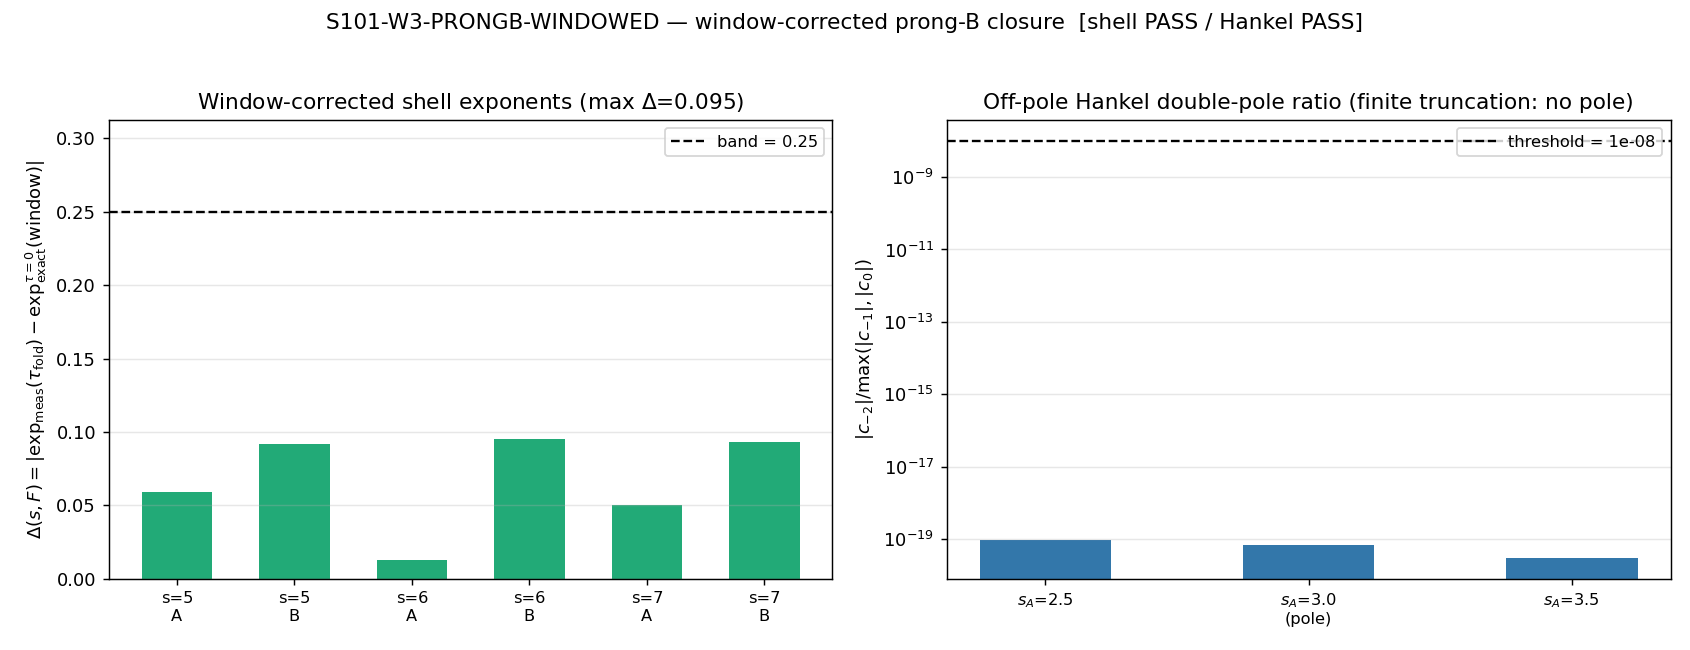

Write Python code to recreate this figure.
#!/usr/bin/env python3
"""
S101 W3 — S101-W3-PRONGB-WINDOWED — window-corrected prong-B shell-exponent closure
==================================================================================

Gate: S101-W3-PRONGB-WINDOWED ([VERIFY])

Pre-registered threshold (plan §W1-3, two BUNDLED conjuncts declared at plan-freeze):
  PASS = ( max over {5,6,7} x {A,B} of |exp_meas(tau_fold) - exp_exact_tau0(window)| < 0.25 )
       AND ( Hankel |c_-2|/max(|c_-1|,|c_0|) < 1e-8 at each s_A in {2.5, 3, 3.5} )
  FAIL = a Delta-cell >= 0.25 (genuine tau-deformation anomaly, window subtraction built in)
         OR a Hankel ratio >= 1e-8 (hidden double-pole off the integer mesh).
  INFO = split outcome (shell band PASS but Hankel breach, or vice versa) OR rank-deficient fit.

Inputs (SHA-256 dual-pinned at runtime; S84+ schema):
  - computations/session-100b/s100b_cf28_simple_pole_preflight.npz
        (fields: shell_A, shell_B, shell_fits, tau0_window_diag, evals_44_reconstructed, lineage)
  - computations/_shared/_analytic_zeta.py  (off-pole Hankel corridor machinery)
  - canonical_constants.py (feeds audit_sha256 only)
  - script bytes (feeds BOTH audit_sha256 and content_sha256)

Output 4-tuple:
  (value=<max_Delta|max_Hankel_ratio composite>, scheme=window-corrected-shell-exponent+off-pole-Hankel,
   convention=poleconv-DUAL-declared-SU3-algebra, L_max=12)

Classification: GEOMETRIC

METHODOLOGY
-----------
The S100b prong-B clause (S100b-CF28-SIMPLE-POLE-PREFLIGHT, composite INFO verdict line 33)
measured the tau_fold shell-sum exponents on an L in [6,12] window and found them OFF the
asymptotic analytic exponents (7-2s for family A = double-power lambda^{-2s}; 7-s for family B
= single-power lambda^{-s}). The same script established the miss is a WINDOW property, not a
tau or pole-order property: the EXACT tau=0 cubic-point closed form, fitted on the IDENTICAL
window with the IDENTICAL log-log procedure, reproduces the miss in the same direction
(tau0_window_diag dev = 0.575 / 0.959 / 1.342 at s = 5 / 6 / 7).

This gate closes the clause under the window-corrected pre-registration: instead of comparing
exp_meas(tau_fold) to the ASYMPTOTIC exponent, compare it to the EXACT tau=0 exponent fitted
on the SAME window. The common window-truncation bias cancels in the DIFFERENCE
Delta(s,F) = |exp_meas(tau_fold; s,F) - exp_exact_tau0(window; s,F)|, leaving only the
tau-deformation residual. A bundled off-pole Hankel re-check (contour_laurent around
s_A in {2.5, 3, 3.5} via _analytic_zeta.analytic_zeta) confirms the finite truncation carries
no double-pole structure (c_-2 ~ machine zero) off the integer pole mesh. No new diagonalization
- the tau_fold shell profiles ride the s100b npz; the tau=0 side uses the same cubic-point closed
form; the Hankel leg uses the L=12 s84-cache spectrum already in _analytic_zeta.

Family-label discipline (load-bearing): the npz tau0_window_diag stores ONLY the family-A
exact-window exponent (its closed form raises lam2 = u^2+uv+v^2 = lambda^2 to ^{-s}, i.e.
lambda^{-2s} = the double-power family A). For a faithful identical-window Delta on BOTH
families, the family-B exact-window exponent is recomputed here with the IDENTICAL cubic-point
machinery but lam2^{-s/2} = lambda^{-s} (matching shell_B's single-power form). The family-A
recomputation is cross-checked bit-for-bit against the stored exp_tau0_window (anchor).

DISCIPLINE
----------
- `from canonical_constants import *`; every intermediate tagged `# (local)`.
- mp.dps = 50 (off-pole integrand precision pin, matches _analytic_zeta + the parent route-2).
- contour_laurent R = 0.1, nquad = 64 (matches the parent's route-2 contour pins exactly).
- SHA-256 of all input files logged in first 20 lines of stdout; dual-SHA (S84+) emitted.
- Verdict emitted via the emit_verdict knowledge-MCP tool (race-safe); script PRINTS the payload.
- a19_extra_row_rule: emission-time check on whether W1-1's L4 lift rows are present in
  s101_gate_verdicts.txt; ELSE (file absent / rows not present) carry the A19 UNTRUSTED-UPSTREAM
  extra-row patterned on the S100b rows. The verdict VALUE is identical either way.
"""

from __future__ import annotations

# ---------------------------------------------------------------------------
# Section 0 — environment + path bootstrap (CPU cap BEFORE numpy; _shared on
# sys.path BEFORE the canonical import — matches the parent prong-B script)
# ---------------------------------------------------------------------------
import os
os.environ.setdefault("OMP_NUM_THREADS", "8")
os.environ.setdefault("MKL_NUM_THREADS", "8")

import sys
import hashlib
import json
import re
import time
from pathlib import Path

SESSION_DIR = Path(__file__).resolve().parent
COMPUTATIONS_DIR = SESSION_DIR.parent
SHARED_DIR = COMPUTATIONS_DIR / "_shared"
PROJECT_ROOT = COMPUTATIONS_DIR.parent
sys.path.insert(0, str(SHARED_DIR))

# ---------------------------------------------------------------------------
# Section 1 — Canonical constants (MANDATORY first import)
# ---------------------------------------------------------------------------
from canonical_constants import *  # noqa: F401,F403
from canonical_constants import tau_fold, d_spec  # explicit (provenance for the window/regime)

# ---------------------------------------------------------------------------
# Section 2 — Standard imports
# ---------------------------------------------------------------------------
import numpy as np
import matplotlib
matplotlib.use("Agg")
import matplotlib.pyplot as plt
import mpmath as mp

# off-pole Hankel corridor machinery (the L=12 s84-cache spectrum lives inside it)
from _analytic_zeta import analytic_zeta, zeta_D_direct  # noqa: E402

# ---------------------------------------------------------------------------
# Section 3 — Paths + pre-registration
# ---------------------------------------------------------------------------
SESSION = "S101"                                                  # (local)
GATE_ID = "S101-W3-PRONGB-WINDOWED"                               # (local)
SCHEME = "window-corrected-shell-exponent+off-pole-Hankel"        # (local)
CONVENTION = "poleconv-DUAL-declared-SU3-algebra"                 # (local)
L_MAX = 12                                                        # (local) window inherited from prong-B; NO new diagonalization

# Pre-registered pass/fail thresholds (define BEFORE running) ----------------
SHELL_BAND = 0.25            # (local) window-corrected shell-exponent band, absolute, strict <
HANKEL_RATIO_EPS = 1e-8      # (local) off-pole double-pole ratio threshold, strict <
S_NUMERALS = [5.0, 6.0, 7.0]            # (local) shell families' s-numerals
FAMILIES = ["A", "B"]                   # (local) A=double-power lambda^{-2s}; B=single-power lambda^{-s}
HANKEL_SA = [2.5, 3.0, 3.5]             # (local) off-pole Hankel s_A points (Conv.A; only 3.0 on a pole)
WINDOW_LFIT = np.arange(6, 13)          # (local) the L in [6,12] shell-fit window (matches parent prong_b/tau0_window_diag)
MP_DPS = 50                             # (local) off-pole integrand precision pin (parent route-2 + _analytic_zeta)
CONTOUR_R = 0.1                         # (local) route-2 contour radius pin (parent CONTOUR_R)
N_QUAD = 64                             # (local) trapezoid nodes pin (parent N_QUAD)

mp.mp.dps = MP_DPS

# Output destinations (per-session)
OUT_NPZ = SESSION_DIR / "s101_w3_prongb_windowed.npz"
OUT_PNG = SESSION_DIR / "s101_w3_prongb_windowed.png"
VERDICTS_FILE = SESSION_DIR / "s101_gate_verdicts.txt"           # (local) READ-ONLY here (a19 emission-time check); written by emit_verdict tool

PRONGB_NPZ = COMPUTATIONS_DIR / "session-100b" / "s100b_cf28_simple_pole_preflight.npz"
ANALYTIC_ZETA = SHARED_DIR / "_analytic_zeta.py"

INPUT_FILES = [
    SHARED_DIR / "canonical_constants.py",
    PRONGB_NPZ,
    ANALYTIC_ZETA,
]


# ---------------------------------------------------------------------------
# Section 4 — SHA-256 input-pin block (S84+ dual-SHA schema)
# ---------------------------------------------------------------------------

def sha256_of(path: Path) -> str:
    h = hashlib.sha256()  # (local)
    try:
        h.update(path.read_bytes())
    except OSError:
        return ""
    return h.hexdigest()


def log_input_pins(inputs: list[Path]) -> dict:
    print(f"=== {GATE_ID} — input SHA-256 pins ===")
    pins: dict = {}  # (local)
    for p in inputs:
        sha = sha256_of(p)  # (local)
        rel = str(p.relative_to(PROJECT_ROOT)).replace("\\", "/")  # (local)
        print(f"  {rel}: {sha[:16]}...")
        pins[rel] = sha
    return pins


def closure_hash(pins: dict) -> str:
    items = sorted(pins.items())  # (local)
    h = hashlib.sha256()  # (local)
    for k, v in items:
        h.update(f"{k}={v}\n".encode("utf-8"))
    return h.hexdigest()


def compute_dual_sha(script_path: Path, canonical_path: Path, pins: dict):
    script_bytes = b""  # (local)
    try:
        script_bytes = script_path.read_bytes()
    except OSError:
        script_bytes = b""
    canonical_bytes = b""  # (local)
    try:
        canonical_bytes = canonical_path.read_bytes()
    except OSError:
        canonical_bytes = b""
    pinmap_json = json.dumps(dict(sorted(pins.items())),
                             separators=(",", ":"), sort_keys=True).encode("utf-8")  # (local)
    h_audit = hashlib.sha256()  # (local)
    h_audit.update(script_bytes)
    h_audit.update(canonical_bytes)
    h_audit.update(pinmap_json)
    audit = h_audit.hexdigest()  # (local)
    h_content = hashlib.sha256()  # (local)
    h_content.update(script_bytes)
    content = h_content.hexdigest()  # (local)
    return audit, content


# ---------------------------------------------------------------------------
# Section 5 — Compute
# ---------------------------------------------------------------------------

def loglog_slope(L_arr: np.ndarray, y_arr: np.ndarray) -> float:
    """OLS log-log slope, matching the parent's np.polyfit(log L, log y, 1)[0]."""
    return float(np.polyfit(np.log(L_arr), np.log(y_arr), 1)[0])


def tau_fold_measured_exponents(shell_A: dict, shell_B: dict) -> dict:
    """exp_meas(tau_fold; s, F) reproduced from the stored tau_fold shell partial sums.

    Family A = shell_A (lambda^{-2s} double-power); family B = shell_B (lambda^{-s} single-power).
    Reproduces shell_fits.exp_A_meas / exp_B_meas bit-for-bit (anchor cross-check below).
    """
    out = {}  # (local)
    for s in S_NUMERALS:
        key = str(s)  # (local) JSON keys are "5.0"/"6.0"/"7.0"
        yA = np.array([shell_A[key][str(int(L))] for L in WINDOW_LFIT])  # (local)
        yB = np.array([shell_B[key][str(int(L))] for L in WINDOW_LFIT])  # (local)
        out[s] = {"A": loglog_slope(WINDOW_LFIT, yA),
                  "B": loglog_slope(WINDOW_LFIT, yB),
                  "yA": yA, "yB": yB}
    return out


def tau0_exact_window_exponents() -> dict:
    """exp_exact_tau0(window; s, F): the EXACT tau=0 cubic-point closed form fitted on the
    IDENTICAL L in [6,12] window with the IDENTICAL log-log procedure.

    Cubic-point shell at u+v = N = L+2: lam2 = u^2+uv+v^2 (the Casimir = lambda^2);
    multiplicity weight wt = 4 (uv)^2 N^2.
      Family A: lam2^{-s}     = lambda^{-2s}  (double-power) -> reproduces stored exp_tau0_window
      Family B: lam2^{-s/2}   = lambda^{-s}   (single-power) -> matches shell_B's lambda^{-s}
    """
    out = {}  # (local)
    for s in S_NUMERALS:
        shA = []  # (local)
        shB = []  # (local)
        shapes = []  # (local) (kept for diagnostics; per-L shell magnitudes)
        for L in WINDOW_LFIT:
            N = int(L) + 2                                       # (local) u+v = p+q+2
            u = np.arange(1, N, dtype=np.float64)                # (local)
            v = N - u                                            # (local)
            lam2 = u * u + u * v + v * v                         # (local) = lambda^2
            wt = 4.0 * (u * v) ** 2 * N ** 2                     # (local) cubic-point multiplicity weight
            valA = float(np.sum(wt * lam2 ** (-s)))              # (local) lambda^{-2s}
            valB = float(np.sum(wt * lam2 ** (-s / 2.0)))        # (local) lambda^{-s}
            shA.append(valA)
            shB.append(valB)
            shapes.append((valA, valB))
        out[s] = {"A": loglog_slope(WINDOW_LFIT, np.array(shA)),
                  "B": loglog_slope(WINDOW_LFIT, np.array(shB)),
                  "shA": np.array(shA), "shB": np.array(shB)}
    return out


def contour_laurent(fev, s_star: float, R: float = CONTOUR_R, nquad: int = N_QUAD):
    """Trapezoid Fourier extraction of (c_-2, c_-1, c_0) on |s - s*| = R.

    EXACT copy of the parent s100b route-2 machinery (CONTOUR_R = 0.1, N_QUAD = 64):
      c_-2 = (R^2/n) sum_k f(s*+Rz_k) z_k^2 ;  c_-1 = (R/n) sum_k f z_k ;  c_0 = (1/n) sum_k f
    For a finite-L truncation the function is a finite Dirichlet sum (no genuine pole), so
    c_-2 -> machine zero (quadrature noise); ratio |c_-2|/max(|c_-1|,|c_0|) << 1e-8 confirms
    no hidden double pole off the integer mesh.
    """
    cm2 = mp.mpc(0)  # (local)
    cm1 = mp.mpc(0)  # (local)
    c0 = mp.mpc(0)   # (local)
    Rm = mp.mpf(str(R))  # (local)
    for kk in range(nquad):
        th = 2 * mp.pi * kk / nquad                              # (local)
        z = mp.mpc(mp.cos(th), mp.sin(th))                       # (local)
        fz = fev(mp.mpf(str(s_star)) + Rm * z)                   # (local)
        cm2 += fz * z ** 2
        cm1 += fz * z
        c0 += fz
    cm2 = cm2 * (Rm ** 2) / nquad
    cm1 = cm1 * Rm / nquad
    c0 = c0 / nquad
    return cm2, cm1, c0


def compute() -> dict:
    # --- Load the prong-B npz (no new diagonalization) ---
    d = np.load(PRONGB_NPZ, allow_pickle=True)  # (local)
    shell_A = json.loads(d["shell_A"].item())   # (local) tau_fold double-power partial sums
    shell_B = json.loads(d["shell_B"].item())   # (local) tau_fold single-power partial sums
    shell_fits = json.loads(d["shell_fits"].item())        # (local) stored tau_fold exponents (anchor)
    tau0_diag = json.loads(d["tau0_window_diag"].item())   # (local) stored family-A exact-window exponent (anchor)
    lineage = json.loads(d["lineage"].item())              # (local) (2,2)/(4,3) reconstruction homology errors (a19 lineage)
    window_artifact_flag = bool(d["window_artifact"][0])   # (local) S100b finding: True

    # ========== LEG 1: window-corrected shell exponents ==========
    meas = tau_fold_measured_exponents(shell_A, shell_B)  # (local)
    t0 = tau0_exact_window_exponents()                    # (local)

    # Anchor cross-checks (bit-for-bit reproduction of stored numbers) ---------
    anchor_meas_max = 0.0  # (local) max|reproduced - stored| over tau_fold measured exponents
    anchor_t0A_max = 0.0   # (local) max|reproduced - stored| over tau=0 family-A window exponent
    for s in S_NUMERALS:
        key = str(s)  # (local)
        anchor_meas_max = max(anchor_meas_max,
                              abs(meas[s]["A"] - float(shell_fits[key]["exp_A_meas"])),
                              abs(meas[s]["B"] - float(shell_fits[key]["exp_B_meas"])))
        anchor_t0A_max = max(anchor_t0A_max,
                             abs(t0[s]["A"] - float(tau0_diag[key]["exp_tau0_window"])))

    # Delta(s, F) = |exp_meas(tau_fold) - exp_exact_tau0(window)| ---------------
    delta_table = {}  # (local)
    max_delta = 0.0   # (local)
    max_delta_cell = None  # (local)
    for s in S_NUMERALS:
        for F in FAMILIES:
            dd = abs(meas[s][F] - t0[s][F])  # (local)
            delta_table[(s, F)] = {
                "exp_meas_tau_fold": meas[s][F],
                "exp_exact_tau0_window": t0[s][F],
                "delta": dd,
                "in_band": bool(dd < SHELL_BAND),
            }
            if dd > max_delta:
                max_delta = dd
                max_delta_cell = (s, F)

    shell_pass = bool(max_delta < SHELL_BAND)  # (local)

    # rank-deficiency check on each window fit (INFO branch guard) --------------
    # window has 7 points (L=6..12); a 1-D OLS slope needs >= 2 distinct log-L; always satisfied,
    # but flag any non-finite / non-positive shell value that would corrupt the log.
    fit_rank_ok = True  # (local)
    for s in S_NUMERALS:
        for arr in (meas[s]["yA"], meas[s]["yB"], t0[s]["shA"], t0[s]["shB"]):
            if not (np.all(np.isfinite(arr)) and np.all(arr > 0)):
                fit_rank_ok = False

    # ========== LEG 2 (BUNDLED): off-pole Hankel pole-order re-check ==========
    fev = lambda s: mp.mpc(analytic_zeta(complex(s), L_MAX))  # (local) wraps the off-pole continuation
    hankel_table = {}  # (local)
    max_hankel_ratio = 0.0  # (local)
    max_hankel_cell = None  # (local)
    for sa in HANKEL_SA:
        cm2, cm1, c0 = contour_laurent(fev, sa)  # (local)
        acm2 = float(abs(cm2)); acm1 = float(abs(cm1)); ac0 = float(abs(c0))  # (local)
        denom = max(acm1, ac0, 1e-30)  # (local)
        ratio = acm2 / denom           # (local)
        # off-pole sanity: analytic_zeta(sa) must equal the direct truncated Dirichlet form
        direct = complex(zeta_D_direct(complex(sa), L_MAX))  # (local)
        contin = complex(analytic_zeta(complex(sa), L_MAX))  # (local)
        offpole_rel = abs(contin - direct) / max(abs(direct), 1e-300)  # (local)
        hankel_table[sa] = {
            "c_m2_abs": acm2, "c_m1_abs": acm1, "c_0_abs": ac0,
            "ratio": ratio, "in_band": bool(ratio < HANKEL_RATIO_EPS),
            "offpole_rel_dev": offpole_rel,
            "c_m2_re": float(cm2.real), "c_m2_im": float(cm2.imag),
            "c_m1_re": float(cm1.real), "c_m1_im": float(cm1.imag),
            "c_0_re": float(c0.real), "c_0_im": float(c0.imag),
        }
        if ratio > max_hankel_ratio:
            max_hankel_ratio = ratio
            max_hankel_cell = sa

    hankel_pass = bool(max_hankel_ratio < HANKEL_RATIO_EPS)  # (local)

    # ========== composite verdict ==========
    if not fit_rank_ok:
        verdict = "INFO"  # (local) rank-deficient fit guard
    elif shell_pass and hankel_pass:
        verdict = "PASS"  # (local)
    elif shell_pass != hankel_pass:
        verdict = "INFO"  # (local) split outcome: one conjunct closes, the other routes as a named residual
    else:
        verdict = "FAIL"  # (local) both conjuncts breach

    # value payload (no single-quote chars; the emit_verdict tool wraps value='...')
    value = (f"maxDelta={max_delta:.3f}@s{int(max_delta_cell[0])}{max_delta_cell[1]}"
             f"<{SHELL_BAND}|maxHankel={max_hankel_ratio:.2e}@sA{max_hankel_cell}"
             f"<{HANKEL_RATIO_EPS:.0e}|shell={'PASS' if shell_pass else 'FAIL'}"
             f"|hankel={'PASS' if hankel_pass else 'FAIL'}")  # (local)

    return {
        "value": value,
        "verdict": verdict,
        "max_delta": max_delta,
        "max_delta_cell": max_delta_cell,
        "shell_pass": shell_pass,
        "max_hankel_ratio": max_hankel_ratio,
        "max_hankel_cell": max_hankel_cell,
        "hankel_pass": hankel_pass,
        "delta_table": delta_table,
        "hankel_table": hankel_table,
        "meas": meas,
        "t0": t0,
        "anchor_meas_max": anchor_meas_max,
        "anchor_t0A_max": anchor_t0A_max,
        "fit_rank_ok": fit_rank_ok,
        "window_artifact_flag": window_artifact_flag,
        "lineage": lineage,
    }


# ---------------------------------------------------------------------------
# Section 6 — a19 emission-time extra-row rule
# ---------------------------------------------------------------------------

def build_a19_extra_rows(lineage: dict) -> list:
    """Pre-registered emission-time check (plan §W1-3 a19_extra_row_rule).

    IF W1-1's L4 lift rows are already present in s101_gate_verdicts.txt at this gate's
    emission -> cite the prong-B lineage full-confidence (s84 RE-LABEL covers the W3-1
    prong-B 1.91e-14/4.13e-14 lineage). ELSE -> carry the A19 UNTRUSTED-UPSTREAM extra-row
    patterned on the S100b rows. The verdict VALUE is identical either way (annotation only).
    """
    w1_1_present = False  # (local)
    if VERDICTS_FILE.exists():
        txt = VERDICTS_FILE.read_text(encoding="utf-8", errors="replace")  # (local)
        # W1-1 L4 lift lands the s84 RE-LABEL + the s100b lift extra-rows under S101-TAU0-OPERATOR-CANONICITY
        w1_1_present = bool(re.search(r"^S101-TAU0-OPERATOR-CANONICITY:\s*(PASS|FAIL|INFO)",
                                      txt, re.MULTILINE))
    # lineage homology errors (the prong-B reconstruction provenance)
    le_22 = lineage.get("(2, 2)", {}).get("max_abs_diff", float("nan"))  # (local)
    le_43 = lineage.get("(4, 3)", {}).get("max_abs_diff", float("nan"))  # (local)
    if w1_1_present:
        row = ("# a19_lineage=FULL-CONFIDENCE: W1-1 L4 lift rows present in "
               "s101_gate_verdicts.txt (S101-TAU0-OPERATOR-CANONICITY landed); s84 RE-LABEL "
               f"covers the prong-B (2,2)/(4,3) reconstruction lineage "
               f"max_abs_diff={le_22:.2e}/{le_43:.2e} (hom-exact); s84-cache IS the LC spectrum")
    else:
        row = ("# a19_lineage=UNTRUSTED-UPSTREAM: W1-1 L4 lift rows NOT yet in "
               "s101_gate_verdicts.txt at emission; prong-B (2,2)/(4,3) reconstruction lineage "
               f"max_abs_diff={le_22:.2e}/{le_43:.2e} (hom-exact) cited pending the s84 RE-LABEL "
               "(cross-wave pin 1; annotation only, NOT a verdict modifier)")
    return [row], w1_1_present


# ---------------------------------------------------------------------------
# Section 7 — verdict payload printer (template-conform; emit via MCP tool)
# ---------------------------------------------------------------------------

def emit_4tuple(value, scheme, convention, L_max) -> str:
    return (f"(value={value!r}, scheme={scheme}, convention={convention}, L_max={L_max})")


def print_verdict_payload(verdict, value, audit_sha, content_sha,
                          sign_verdict=None, magnitude_verdict=None, regime_verdict=None,
                          companion_note="", extra_rows=None) -> dict:
    payload = {
        "session": int(SESSION.lstrip("Ss")),
        "gate_id": GATE_ID,
        "verdict": verdict,
        "value": str(value),
        "scheme": SCHEME,
        "convention": CONVENTION,
        "l_max": str(L_MAX),
        "audit_sha256": audit_sha,
        "content_sha256": content_sha,
        "schema_version": "S84+",
    }  # (local)
    if companion_note:
        payload["companion_note"] = companion_note
    if not (sign_verdict is None and magnitude_verdict is None and regime_verdict is None):
        payload["sign_verdict"] = sign_verdict
        payload["magnitude_verdict"] = magnitude_verdict
        payload["regime_verdict"] = regime_verdict
    if extra_rows:
        payload["extra_rows"] = list(extra_rows)
    print("<<<EMIT_VERDICT_PAYLOAD>>>")
    print(json.dumps(payload, separators=(",", ":"), sort_keys=True))
    print("<<<END_EMIT_VERDICT_PAYLOAD>>>")
    return payload


# ---------------------------------------------------------------------------
# Section 8 — plot
# ---------------------------------------------------------------------------

def make_plot(res: dict):
    fig, (ax1, ax2) = plt.subplots(1, 2, figsize=(13, 5))

    # Panel 1: Delta(s, F) bars vs +/-0.25 band
    labels = []  # (local)
    deltas = []  # (local)
    colors = []  # (local)
    for s in S_NUMERALS:
        for F in FAMILIES:
            labels.append(f"s={int(s)}\n{F}")
            dd = res["delta_table"][(s, F)]["delta"]  # (local)
            deltas.append(dd)
            colors.append("#2a7" if dd < SHELL_BAND else "#c33")
    x = np.arange(len(labels))  # (local)
    ax1.bar(x, deltas, color=colors, width=0.6)
    ax1.axhline(SHELL_BAND, color="k", ls="--", lw=1.3, label=f"band = {SHELL_BAND}")
    ax1.set_xticks(x)
    ax1.set_xticklabels(labels, fontsize=9)
    ax1.set_ylabel(r"$\Delta(s,F)=|{\rm exp}_{\rm meas}(\tau_{\rm fold})-{\rm exp}_{\rm exact}^{\tau=0}({\rm window})|$")
    ax1.set_title(f"Window-corrected shell exponents (max $\\Delta$={res['max_delta']:.3f})")
    ax1.set_ylim(0, max(SHELL_BAND * 1.25, max(deltas) * 1.3))
    ax1.legend(loc="upper right", fontsize=9)
    ax1.grid(axis="y", alpha=0.3)

    # Panel 2: Hankel double-pole ratio vs 1e-8 (log scale)
    sa_labels = [f"$s_A$={sa}" + ("\n(pole)" if abs(sa - 3.0) < 1e-9 else "") for sa in HANKEL_SA]  # (local)
    ratios = [res["hankel_table"][sa]["ratio"] for sa in HANKEL_SA]  # (local)
    ratios_floor = [max(r, 1e-99) for r in ratios]  # (local) for log plot
    xb = np.arange(len(HANKEL_SA))  # (local)
    ax2.bar(xb, ratios_floor, color="#37a", width=0.5)
    ax2.axhline(HANKEL_RATIO_EPS, color="k", ls="--", lw=1.3, label=f"threshold = {HANKEL_RATIO_EPS:.0e}")
    ax2.set_yscale("log")
    ax2.set_xticks(xb)
    ax2.set_xticklabels(sa_labels, fontsize=9)
    ax2.set_ylabel(r"$|c_{-2}|/\max(|c_{-1}|,|c_0|)$")
    ax2.set_title("Off-pole Hankel double-pole ratio (finite truncation: no pole)")
    ax2.legend(loc="upper right", fontsize=9)
    ax2.grid(axis="y", alpha=0.3)

    fig.suptitle(f"{GATE_ID} — window-corrected prong-B closure  "
                 f"[shell {'PASS' if res['shell_pass'] else 'FAIL'} / "
                 f"Hankel {'PASS' if res['hankel_pass'] else 'FAIL'}]", fontsize=12)
    fig.tight_layout(rect=[0, 0, 1, 0.96])
    fig.savefig(OUT_PNG, dpi=130)
    plt.close(fig)


# ---------------------------------------------------------------------------
# Section 9 — npz save
# ---------------------------------------------------------------------------

def save_npz(res: dict):
    # per-cell Delta table (flat arrays)
    cells = [(s, F) for s in S_NUMERALS for F in FAMILIES]  # (local)
    s_arr = np.array([c[0] for c in cells])                # (local)
    F_arr = np.array([c[1] for c in cells])                # (local)
    exp_meas = np.array([res["delta_table"][c]["exp_meas_tau_fold"] for c in cells])      # (local)
    exp_t0 = np.array([res["delta_table"][c]["exp_exact_tau0_window"] for c in cells])    # (local)
    delta_arr = np.array([res["delta_table"][c]["delta"] for c in cells])                 # (local)
    inband_arr = np.array([res["delta_table"][c]["in_band"] for c in cells])              # (local)

    # Hankel Laurent triples
    sa_arr = np.array(HANKEL_SA)  # (local)
    cm2_abs = np.array([res["hankel_table"][sa]["c_m2_abs"] for sa in HANKEL_SA])  # (local)
    cm1_abs = np.array([res["hankel_table"][sa]["c_m1_abs"] for sa in HANKEL_SA])  # (local)
    c0_abs = np.array([res["hankel_table"][sa]["c_0_abs"] for sa in HANKEL_SA])    # (local)
    ratio_arr = np.array([res["hankel_table"][sa]["ratio"] for sa in HANKEL_SA])   # (local)
    hk_inband = np.array([res["hankel_table"][sa]["in_band"] for sa in HANKEL_SA]) # (local)
    offpole_rel = np.array([res["hankel_table"][sa]["offpole_rel_dev"] for sa in HANKEL_SA])  # (local)
    cm2_re = np.array([res["hankel_table"][sa]["c_m2_re"] for sa in HANKEL_SA])  # (local)
    cm2_im = np.array([res["hankel_table"][sa]["c_m2_im"] for sa in HANKEL_SA])  # (local)
    cm1_re = np.array([res["hankel_table"][sa]["c_m1_re"] for sa in HANKEL_SA])  # (local)
    cm1_im = np.array([res["hankel_table"][sa]["c_m1_im"] for sa in HANKEL_SA])  # (local)
    c0_re = np.array([res["hankel_table"][sa]["c_0_re"] for sa in HANKEL_SA])    # (local)
    c0_im = np.array([res["hankel_table"][sa]["c_0_im"] for sa in HANKEL_SA])    # (local)

    np.savez(
        OUT_NPZ,
        # shell leg
        s_numeral=s_arr, family=F_arr,
        exp_meas_tau_fold=exp_meas, exp_exact_tau0_window=exp_t0,
        delta=delta_arr, delta_in_band=inband_arr,
        shell_band=np.array([SHELL_BAND]),
        max_delta=np.array([res["max_delta"]]),
        max_delta_cell=np.array([f"s{int(res['max_delta_cell'][0])}{res['max_delta_cell'][1]}"], dtype=object),
        shell_pass=np.array([res["shell_pass"]]),
        anchor_meas_max=np.array([res["anchor_meas_max"]]),
        anchor_t0A_max=np.array([res["anchor_t0A_max"]]),
        fit_rank_ok=np.array([res["fit_rank_ok"]]),
        window_artifact_flag=np.array([res["window_artifact_flag"]]),
        # Hankel leg
        hankel_s_A=sa_arr,
        hankel_c_m2_abs=cm2_abs, hankel_c_m1_abs=cm1_abs, hankel_c_0_abs=c0_abs,
        hankel_ratio=ratio_arr, hankel_in_band=hk_inband, hankel_offpole_rel=offpole_rel,
        hankel_c_m2_re=cm2_re, hankel_c_m2_im=cm2_im,
        hankel_c_m1_re=cm1_re, hankel_c_m1_im=cm1_im,
        hankel_c_0_re=c0_re, hankel_c_0_im=c0_im,
        hankel_ratio_eps=np.array([HANKEL_RATIO_EPS]),
        max_hankel_ratio=np.array([res["max_hankel_ratio"]]),
        max_hankel_cell=np.array([res["max_hankel_cell"]]),
        hankel_pass=np.array([res["hankel_pass"]]),
        # pins / meta
        verdict=np.array([res["verdict"]], dtype=object),
        value=np.array([res["value"]], dtype=object),
        pins=np.array([json.dumps({
            "L_max": L_MAX, "shell_band": SHELL_BAND, "hankel_ratio_eps": HANKEL_RATIO_EPS,
            "s_numerals": S_NUMERALS, "families": FAMILIES, "hankel_sA": HANKEL_SA,
            "window_Lfit": [int(L) for L in WINDOW_LFIT], "mp_dps": MP_DPS,
            "contour_R": CONTOUR_R, "n_quad": N_QUAD,
            "scheme": SCHEME, "convention": CONVENTION, "tau_fold": float(tau_fold),
            "d_spec": int(d_spec),
        })], dtype=object),
    )


# ---------------------------------------------------------------------------
# Section 10 — Main
# ---------------------------------------------------------------------------

def main() -> int:
    t0 = time.time()  # (local)

    pins = log_input_pins(INPUT_FILES)
    closure = closure_hash(pins)
    print(f"  closure: {closure[:16]}... (legacy closure, informational)")

    script_path = Path(__file__).resolve()  # (local)
    canonical_path = SHARED_DIR / "canonical_constants.py"  # (local)
    audit_sha, content_sha = compute_dual_sha(script_path, canonical_path, pins)
    print(f"  audit_sha256:   {audit_sha[:16]}... (script+canonical+pinmap)")
    print(f"  content_sha256: {content_sha[:16]}... (script only)")
    print(f"  tau_fold={float(tau_fold)} d_spec={int(d_spec)} L_max={L_MAX} (window inherited; no new diagonalization)")
    print()

    res = compute()

    # --- report ---
    print(f"=== LEG 1: window-corrected shell exponents (band < {SHELL_BAND}) ===")
    print(f"  anchor cross-check: max|reproduced - stored tau_fold exp| = {res['anchor_meas_max']:.2e} "
          f"(bit-exact expected)")
    print(f"  anchor cross-check: max|reproduced - stored tau0 family-A window exp| = {res['anchor_t0A_max']:.2e} "
          f"(bit-exact expected)")
    for s in S_NUMERALS:
        for F in FAMILIES:
            c = res["delta_table"][(s, F)]  # (local)
            print(f"  s={int(s)} {F}: exp_meas(tau_fold)={c['exp_meas_tau_fold']:+.6f}  "
                  f"exp_exact(tau0,window)={c['exp_exact_tau0_window']:+.6f}  "
                  f"Delta={c['delta']:.6f}  [{'in' if c['in_band'] else 'OUT'}]")
    print(f"  max Delta = {res['max_delta']:.6f} @ s{int(res['max_delta_cell'][0])}{res['max_delta_cell'][1]}  "
          f"vs {SHELL_BAND}  -> shell {'PASS' if res['shell_pass'] else 'FAIL'}")
    print()
    print(f"=== LEG 2 (BUNDLED): off-pole Hankel double-pole re-check (ratio < {HANKEL_RATIO_EPS:.0e}) ===")
    for sa in HANKEL_SA:
        h = res["hankel_table"][sa]  # (local)
        on_pole = " [a2 pole]" if abs(sa - 3.0) < 1e-9 else ""  # (local)
        print(f"  s_A={sa}{on_pole}: |c_-2|={h['c_m2_abs']:.3e}  |c_-1|={h['c_m1_abs']:.3e}  "
              f"|c_0|={h['c_0_abs']:.3e}  ratio={h['ratio']:.3e}  [{'in' if h['in_band'] else 'OUT'}]  "
              f"(offpole_rel={h['offpole_rel_dev']:.1e})")
    print(f"  max Hankel ratio = {res['max_hankel_ratio']:.3e} @ s_A={res['max_hankel_cell']}  "
          f"vs {HANKEL_RATIO_EPS:.0e}  -> Hankel {'PASS' if res['hankel_pass'] else 'FAIL'}")
    print()

    # --- save artifacts ---
    save_npz(res)
    make_plot(res)
    print(f"  npz -> {OUT_NPZ.name}")
    print(f"  png -> {OUT_PNG.name}")
    print()

    # --- a19 emission-time extra-row ---
    a19_rows, w1_1_present = build_a19_extra_rows(res["lineage"])
    print(f"  a19 emission-time check: W1-1 L4 lift rows present = {w1_1_present} "
          f"-> {'FULL-CONFIDENCE' if w1_1_present else 'UNTRUSTED-UPSTREAM (annotation only)'}")

    verdict = res["verdict"]  # (local)

    # 3-tuple: the substitution chain pre-registers a DIRECTIONAL prediction
    # (Delta stays strictly below the band; window subtraction built in -> in-regime).
    # Map the directional content into the schema-v2 3-tuple (per gate-verdicts.md + orchestrator override).
    if verdict == "PASS":
        sign_v = "PASS"        # (local) direction matches: max Delta < band AND ratio < eps, as predicted
        mag_v = "PASS"         # (local) |max Delta| within band with margin
        regime_v = "VALID"     # (local) common window bias subtracted in-difference; comparison in-regime
    elif verdict == "FAIL":
        # which conjunct breached sets the sign reading
        sign_v = "FAIL"        # (local) a predicted-below quantity went above its threshold
        mag_v = "FAIL"         # (local)
        regime_v = "VALID"     # (local) regime still well-defined (window subtraction built in); FAIL is genuine anomaly
    else:  # INFO (split or rank-deficient)
        sign_v = "FAIL" if not (res["shell_pass"] and res["hankel_pass"]) else "PASS"  # (local)
        mag_v = "INFO"         # (local) one conjunct in band, the other out -> band-region split
        regime_v = "MARGINAL"  # (local) split outcome: regime informative but not clean PASS

    tag = emit_4tuple(res["value"], SCHEME, CONVENTION, L_MAX)
    print(tag)
    print_verdict_payload(verdict, res["value"], audit_sha, content_sha,
                          sign_verdict=sign_v, magnitude_verdict=mag_v, regime_verdict=regime_v,
                          extra_rows=a19_rows)

    wall = time.time() - t0  # (local)
    print(f"\n=== {GATE_ID}: {verdict} (wall {wall:.1f}s) ===")
    return 0  # exit 0 regardless of scientific verdict (FAIL is a valid result; math-scripts.md)


if __name__ == "__main__":
    sys.exit(main())
